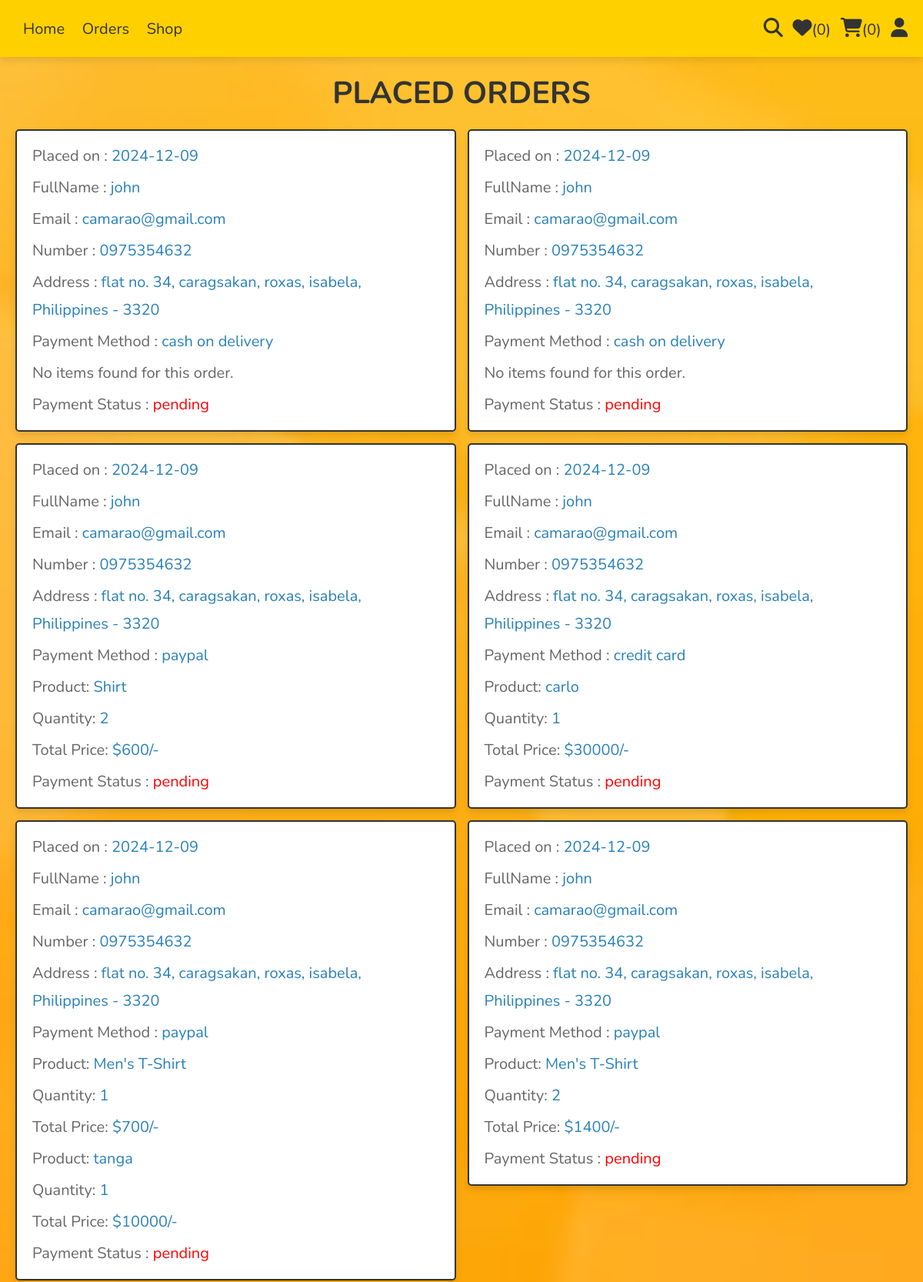
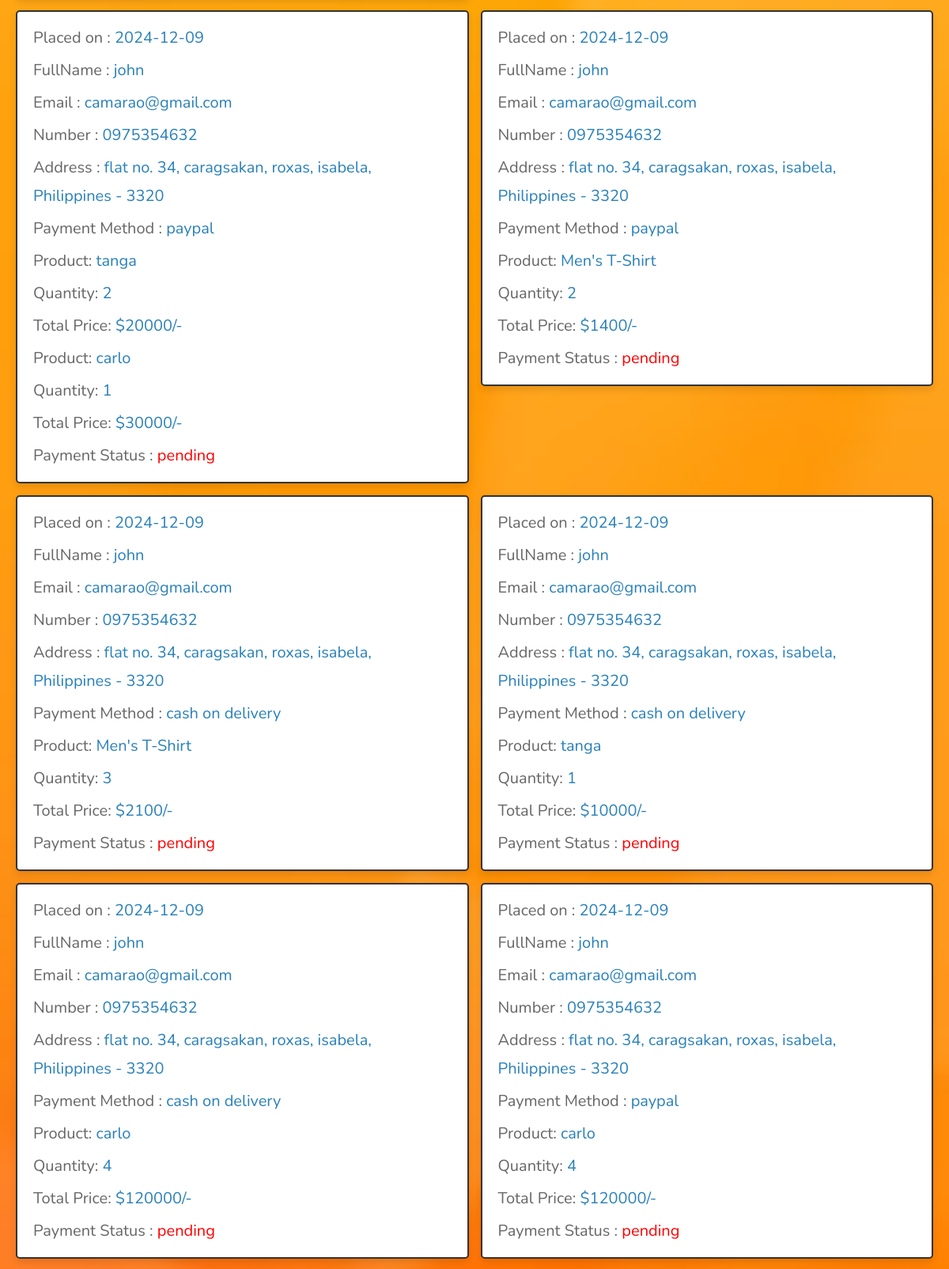
The page /orders.php (signed in, upper part) on the database its author committed (2 pictures, top to bottom).
### tables this page shows
CREATE TABLE `orders` (
  `id` int(100) NOT NULL,
  `user_id` int(100) NOT NULL,
  `name` varchar(20) NOT NULL,
  `number` varchar(10) NOT NULL,
  `email` varchar(50) NOT NULL,
  `method` varchar(50) NOT NULL,
  `address` varchar(500) NOT NULL,
  `total_products` varchar(1000) NOT NULL,
  `total_price` int(100) NOT NULL,
  `placed_on` date NOT NULL DEFAULT current_timestamp(),
  `payment_status` varchar(20) NOT NULL DEFAULT 'pending'
);

CREATE TABLE `order_items` (
  `id` int(11) NOT NULL,
  `order_id` int(11) NOT NULL,
  `product_name` varchar(255) NOT NULL,
  `quantity` int(11) NOT NULL,
  `price` decimal(10,2) NOT NULL
);

### orders.php (the view, shortened to what this page needs)
<!DOCTYPE html>
<html lang="en">
<head>
   <link rel="stylesheet" href="https://cdnjs.cloudflare.com/ajax/libs/font-awesome/6.1.1/css/all.min.css">
   <link rel="stylesheet" href="css/style.css">
</head>
<body>
   <?php include 'components/user_header.php'; ?>
   <section class="orders">
      <h1 class="heading">Placed Orders</h1>
      <div class="box-container">
         <?php
         if ($user_id == '') {
            echo '<p class="empty">Please login to see your orders.</p>';
         } else {
            $select_orders = $conn->prepare("SELECT * FROM `orders` WHERE user_id = ?");
            $select_orders->execute([$user_id]);
            if ($select_orders->rowCount() > 0) {
               while ($fetch_orders = $select_orders->fetch(PDO::FETCH_ASSOC)) {
         ?>
                  <div class="box">
                     <p>Placed on : <span><?= $fetch_orders['placed_on']; ?></span></p>
                     <p>FullName : <span><?= $fetch_orders['name']; ?></span></p>
                     <p>Email : <span><?= $fetch_orders['email']; ?></span></p>
                     <p>Number : <span><?= $fetch_orders['number']; ?></span></p>
                     <p>Address : <span><?= $fetch_orders['address']; ?></span></p>
                     <p>Payment Method : <span><?= $fetch_orders['method']; ?></span></p>
                     <?php
                     $order_id = $fetch_orders['id'];
                     $select_items = $conn->prepare("SELECT * FROM `order_items` WHERE order_id = ?");
                     $select_items->execute([$order_id]);
                     if ($select_items->rowCount() > 0) {
                        while ($fetch_item = $select_items->fetch(PDO::FETCH_ASSOC)) {
                           $item_name = $fetch_item['product_name'];
                           $item_qty = $fetch_item['quantity'];
                           $item_price = $fetch_item['price'];
                           $item_total = $item_qty * $item_price;
                     ?>
                           <div class="order-item">
                              <p>Product: <span><?= $item_name; ?></span></p>
                              <p>Quantity: <span><?= $item_qty; ?></span></p>
                              <p>Total Price: <span>$<?= $item_total; ?>/-</span></p>
                           </div>
                     <?php
                        }
                     } else {
                        echo '<p>No items found for this order.</p>';
                     }
                     ?>
                     <p>Payment Status : <span style="color:<?php if ($fetch_orders['payment_status'] == 'pending') {
                                                               echo 'red';
                                                            } else {
                                                               echo 'green';
                                                            }; ?>"><?= $fetch_orders['payment_status']; ?></span></p>
                  </div>
         <?php
               }
            } else {
               echo '<p class="empty">No orders placed yet!</p>';
            }
         }
         ?>
      </div>
   </section>
</body>
</html>

### css/style.css (style rules this page uses)
:root { --main-color:#2980b9; --orange:#f39c12; --red:#e74c3c; --black:#333; --white:#ffffff; --light-color:#666; --light-bg:#eee; --border:.2rem solid var(--black); --box-shadow:0 .5rem 1rem rgba(0,0,0,.1); }
* { font-family: 'Nunito', sans-serif; margin:0; padding:0; box-sizing: border-box; outline: none; border:none; text-decoration: none; }
html { font-size: 62.5%; overflow-x: hidden; }
body { background-color: var(--light-bg); }
section { padding:2rem; max-width: 1200px; margin:0 auto; }
.heading { font-size: 4rem; color:var(--black); margin-bottom: 2rem; text-align: center; text-transform: uppercase; }
.orders .box-container { display: flex; flex-wrap: wrap; gap:1.5rem; align-items: flex-start; }
.orders .box-container .box { padding:1rem 2rem; flex:1 1 40rem; border:var(--border); background-color: var(--white); box-shadow: var(--box-shadow); border-radius: .5rem; }
.orders .box-container .box p { margin:.5rem 0; line-height: 1.8; font-size: 2rem; color:var(--light-color); }
.orders .box-container .box p span { color:var(--main-color); }

### orders.php (style rules this page uses)
body { background-image: url("images/orangeBG.avif"); background-size: cover; background-repeat: no-repeat; background-position: center center; }

### rows shown on the page
orders: placed_on "2024-12-09", name "john", email "camarao@gmail.com", number "0975354632", address "flat no. 34, caragsakan, roxas, isabela, Philippines - 3320", method "cash on delivery", shows "No items found for this order.", payment_status "pending"
orders: placed_on "2024-12-09", name "john", email "camarao@gmail.com", number "0975354632", address "flat no. 34, caragsakan, roxas, isabela, Philippines - 3320", method "cash on delivery", shows "No items found for this order.", payment_status "pending"
orders: placed_on "2024-12-09", name "john", email "camarao@gmail.com", number "0975354632", address "flat no. 34, caragsakan, roxas, isabela, Philippines - 3320", method "paypal", payment_status "pending"
order_items: product_name "Shirt", quantity "2", item_total "600"
orders: placed_on "2024-12-09", name "john", email "camarao@gmail.com", number "0975354632", address "flat no. 34, caragsakan, roxas, isabela, Philippines - 3320", method "credit card", payment_status "pending"
order_items: product_name "carlo", quantity "1", item_total "30000"
orders: placed_on "2024-12-09", name "john", email "camarao@gmail.com", number "0975354632", address "flat no. 34, caragsakan, roxas, isabela, Philippines - 3320", method "paypal", payment_status "pending"
order_items: product_name "Men's T-Shirt", quantity "1", item_total "700"
order_items: product_name "tanga", quantity "1", item_total "10000"
orders: placed_on "2024-12-09", name "john", email "camarao@gmail.com", number "0975354632", address "flat no. 34, caragsakan, roxas, isabela, Philippines - 3320", method "paypal", payment_status "pending"
order_items: product_name "Men's T-Shirt", quantity "2", item_total "1400"
orders: placed_on "2024-12-09", name "john", email "camarao@gmail.com", number "0975354632", address "flat no. 34, caragsakan, roxas, isabela, Philippines - 3320", method "paypal", payment_status "pending"
order_items: product_name "tanga", quantity "2", item_total "20000"
order_items: product_name "carlo", quantity "1", item_total "30000"
orders: placed_on "2024-12-09", name "john", email "camarao@gmail.com", number "0975354632", address "flat no. 34, caragsakan, roxas, isabela, Philippines - 3320", method "paypal", payment_status "pending"
order_items: product_name "Men's T-Shirt", quantity "2", item_total "1400"
orders: placed_on "2024-12-09", name "john", email "camarao@gmail.com", number "0975354632", address "flat no. 34, caragsakan, roxas, isabela, Philippines - 3320", method "cash on delivery", payment_status "pending"
order_items: product_name "Men's T-Shirt", quantity "3", item_total "2100"
orders: placed_on "2024-12-09", name "john", email "camarao@gmail.com", number "0975354632", address "flat no. 34, caragsakan, roxas, isabela, Philippines - 3320", method "cash on delivery", payment_status "pending"
order_items: product_name "tanga", quantity "1", item_total "10000"
orders: placed_on "2024-12-09", name "john", email "camarao@gmail.com", number "0975354632", address "flat no. 34, caragsakan, roxas, isabela, Philippines - 3320", method "cash on delivery", payment_status "pending"
order_items: product_name "carlo", quantity "4", item_total "120000"
orders: placed_on "2024-12-09", name "john", email "camarao@gmail.com", number "0975354632", address "flat no. 34, caragsakan, roxas, isabela, Philippines - 3320", method "paypal", payment_status "pending"
order_items: product_name "carlo", quantity "4", item_total "120000"

### other values the page prints
$total_wishlist_counts "0"
$total_cart_counts "0"
